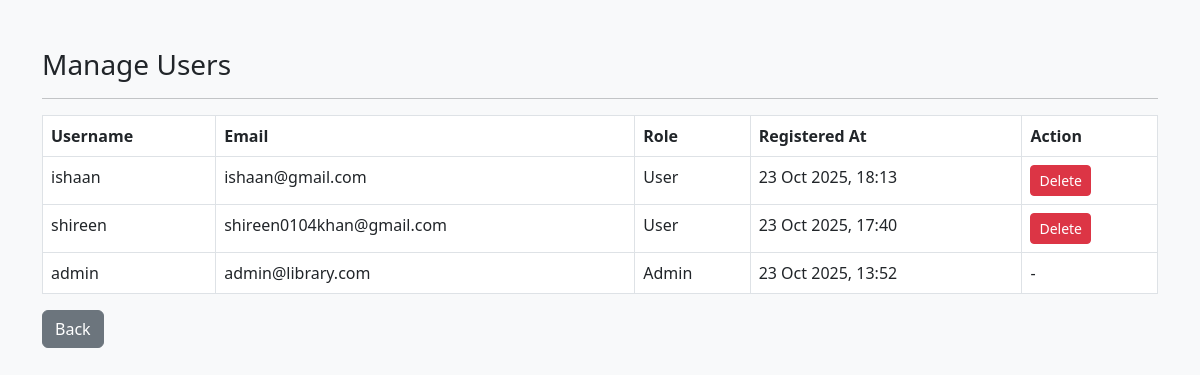
/admin/manage_users.php (signed in), run on an earlier commit of the app's database.
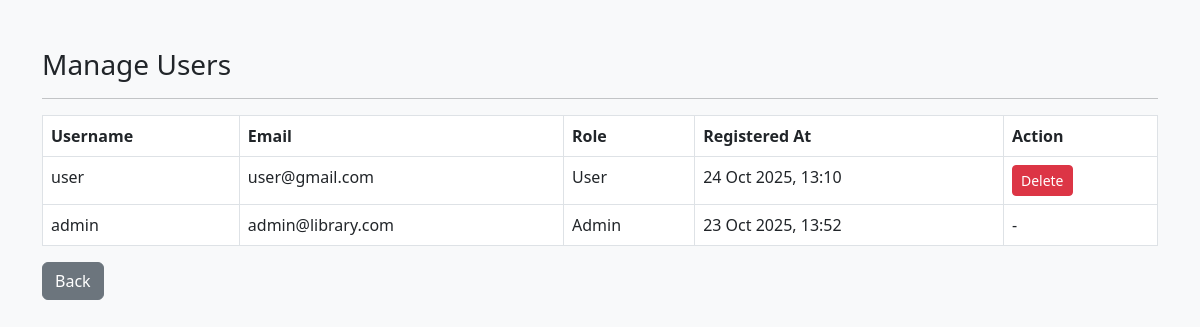
And on a later commit of the database.
### tables this page shows
CREATE TABLE `users` (
  `id` int(11) NOT NULL,
  `username` varchar(100) NOT NULL,
  `email` varchar(150) NOT NULL,
  `password` varchar(255) NOT NULL,
  `role` enum('admin','user') DEFAULT 'user',
  `created_at` timestamp NOT NULL DEFAULT current_timestamp()
);

### admin/manage_users.php (the view, shortened to what this page needs)
<?php
include('../includes/db.php');
$sql = "SELECT * FROM users ORDER BY created_at DESC";
$result = $conn->query($sql);
?>
<!DOCTYPE html>
<html>
<head>
    <link rel="stylesheet" href="https://cdn.jsdelivr.net/npm/bootstrap@5.3.0/dist/css/bootstrap.min.css">
</head>
<body class="bg-light">
<div class="container mt-5">
    <h3>Manage Users</h3>
    <hr>
    <table class="table table-bordered">
        <thead>
            <tr>
                <th>Username</th>
                <th>Email</th>
                <th>Role</th>
                <th>Registered At</th>
                <th>Action</th>
            </tr>
        </thead>
        <tbody>
            <?php if ($result->num_rows > 0): ?>
                <?php while ($row = $result->fetch_assoc()): ?>
                    <tr>
                        <td><?php echo $row['username']; ?></td>
                        <td><?php echo $row['email']; ?></td>
                        <td><?php echo ucfirst($row['role']); ?></td>
                        <td><?php echo date("d M Y, H:i", strtotime($row['created_at'])); ?></td>
                        <td>
                            <?php if ($row['role'] !== 'admin'): ?>
                                <a href="manage_users.php?delete_id=<?php echo $row['id']; ?>" class="btn btn-sm btn-danger" onclick="return confirm('Are you sure you want to delete this user?')">Delete</a>
                            <?php else: ?>
                                -
                            <?php endif; ?>
                        </td>
                    </tr>
                <?php endwhile; ?>
            <?php else: ?>
                <tr>
                    <td colspan="5" class="text-center">No users found.</td>
                </tr>
            <?php endif; ?>
        </tbody>
    </table>
    <a href="admin_dashboard.php" class="btn btn-secondary">Back</a>
</div>
</body>
</html>

What changed in the data, as far as the page shows it:
removed users: username "ishaan", email "ishaan@gmail.com", role "User", created_at "23 Oct 2025, 18:13"
removed users: username "shireen", email "shireen0104khan@gmail.com", role "User", created_at "23 Oct 2025, 17:40"
added users: username "user", email "user@gmail.com", role "User", created_at "24 Oct 2025, 13:10"
